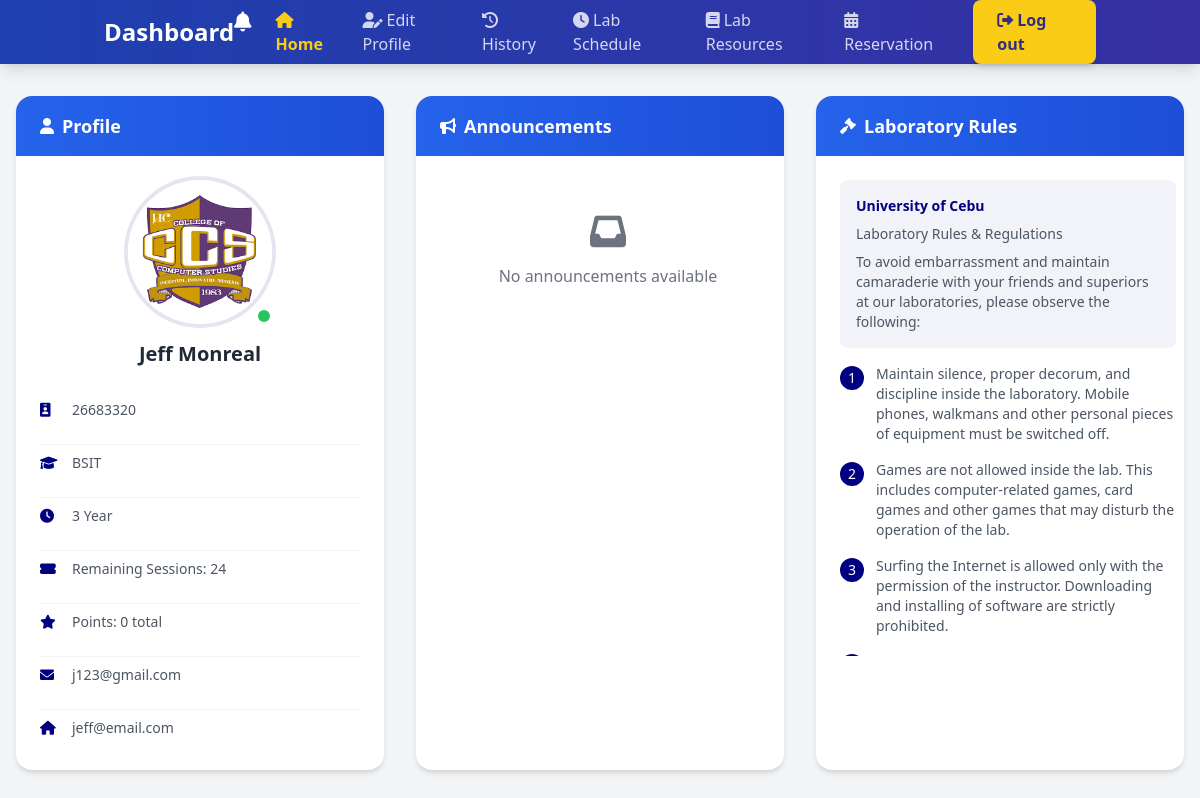
/dashboard.php (signed in), run on an earlier commit of the app's database.
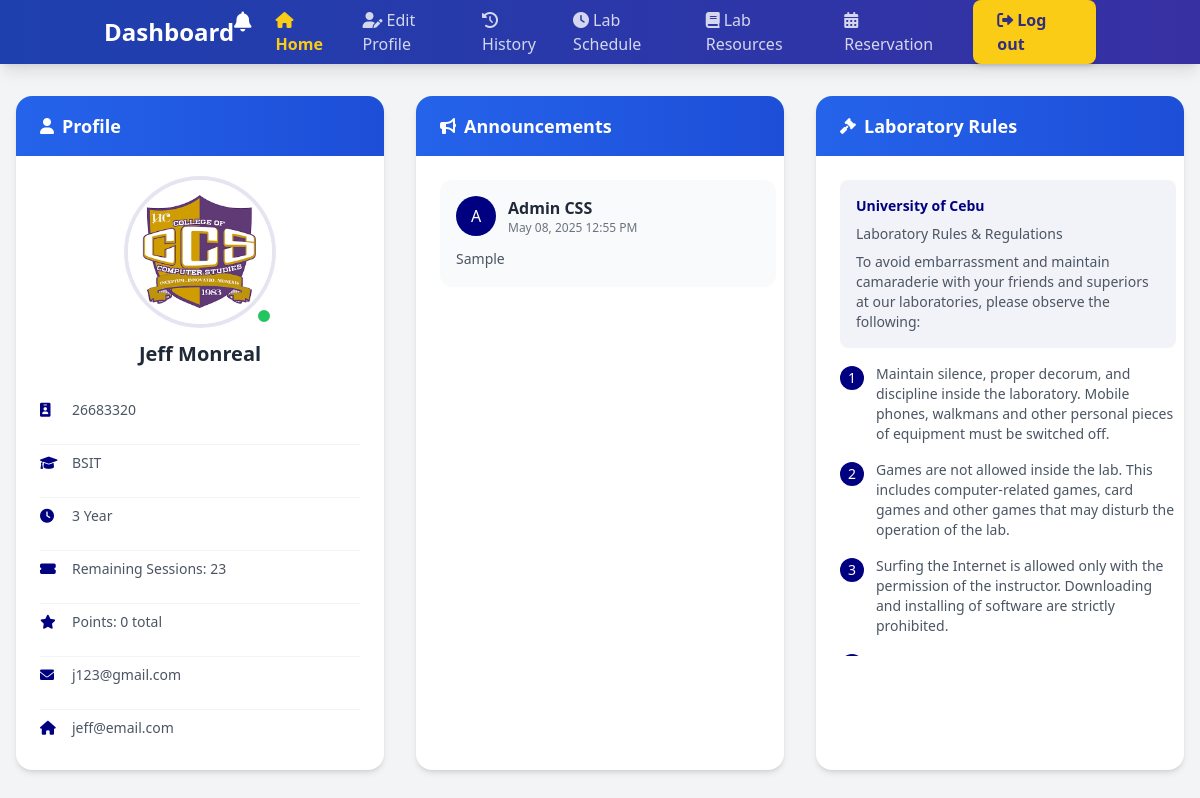
And on a later commit of the database.
### tables this page shows
CREATE TABLE `announcements` (
  `id` int(11) NOT NULL,
  `admin_username` varchar(50) NOT NULL,
  `content` text NOT NULL,
  `date_posted` datetime DEFAULT current_timestamp()
);

CREATE TABLE `users` (
  `ID` int(11) NOT NULL,
  `ID_NUMBER` int(11) NOT NULL,
  `LASTNAME` varchar(50) NOT NULL,
  `FIRSTNAME` varchar(50) NOT NULL,
  `MIDDLENAME` varchar(50) DEFAULT NULL,
  `COURSE` varchar(100) DEFAULT NULL,
  `YEAR` int(11) DEFAULT NULL,
  `USERNAME` varchar(50) NOT NULL,
  `PASSWORD` varchar(100) NOT NULL,
  `EMAIL` varchar(100) NOT NULL,
  `ADDRESS` varchar(30) DEFAULT NULL,
  `SESSION` int(11) DEFAULT 30,
  `IMAGE` varchar(100) DEFAULT NULL,
  `CREATED_AT` timestamp NOT NULL DEFAULT current_timestamp(),
  `user_type` enum('student','admin') NOT NULL DEFAULT 'student',
  `POINTS` int(11) DEFAULT 0
);

### dashboard.php (the view, shortened to what the changed rows need)
<?php
$host = 'localhost';
$username = 'root';
$password = '';
$dbname = 'ccs-sit-in';
$conn = new mysqli($host, $username, $password, $dbname);
$user = $_SESSION['username'];
$stmt = $conn->prepare("SELECT u.ID_NUMBER, u.LASTNAME, u.FIRSTNAME, u.MIDDLENAME, u.COURSE, u.YEAR, u.EMAIL, u.ADDRESS, u.IMAGE, u.SESSION,
    COALESCE((SELECT SUM(points_earned) FROM points WHERE student_id = u.ID), 0) as total_points
    FROM users u WHERE u.USERNAME = ?");
$stmt->bind_param("s", $user);
$stmt->execute();
$stmt->bind_result($IDNO, $lName, $fName, $MdName, $Course, $Yrlevel, $email, $address, $profile_image, $session, $points);
$announcements_query = $conn->query("
    SELECT a.*, u.FIRSTNAME, u.LASTNAME
    FROM announcements a
    LEFT JOIN users u ON a.admin_username = u.USERNAME
    ORDER BY a.date_posted DESC
");
?>
<!DOCTYPE html>
<html lang="en">
<head>
    <script src="https://cdn.tailwindcss.com"></script>
    <link href="https://cdnjs.cloudflare.com/ajax/libs/font-awesome/6.0.0-beta3/css/all.min.css" rel="stylesheet">
</head>
<body class="bg-gray-100 min-h-screen">
    <header class="bg-gradient-to-r from-blue-800 to-indigo-800 shadow-lg">
        <div class="container mx-auto px-4">
            <nav class="flex items-center justify-between h-16">
                <h2 class="text-2xl font-bold text-white">Dashboard</h2>
            </nav>
        </div>
    </header>
    <main class="container mx-auto px-4 py-8 max-w-7xl">
        <div class="grid grid-cols-1 lg:grid-cols-3 gap-8">
            <div class="bg-white rounded-2xl shadow-md hover:shadow-xl transition-shadow duration-300">
                <div class="p-6 rounded-b-2xl">
                    <div class="flex flex-col items-center">
                        <div class="space-y-4 w-full text-sm divide-y divide-gray-100">
                            <div class="flex items-center py-2">
                                <i class="fas fa-ticket-alt w-5 text-navy-800"></i>
                                <span class="text-gray-600 ml-3">Remaining Sessions: <?php echo htmlspecialchars($session); ?></span>
                            </div>
                        </div>
                    </div>
                </div>
            </div>
            <div class="bg-white rounded-2xl shadow-md hover:shadow-xl transition-shadow duration-300">
                <div class="p-6 max-h-[500px] overflow-y-auto pr-2 rounded-b-2xl">
                    <?php if ($announcements_query->num_rows > 0): ?>
                        <?php while($announcement = $announcements_query->fetch_assoc()): ?>
                            <div class="mb-6 bg-gray-50 rounded-xl p-4 last:mb-0">
                                <div class="flex items-center mb-3">
                                    <div class="w-10 h-10 bg-navy-800 rounded-full flex items-center justify-center text-white">
                                        <?php echo strtoupper(substr($announcement['FIRSTNAME'], 0, 1)); ?>
                                    </div>
                                    <div class="ml-3">
                                        <p class="font-semibold text-gray-800">
                                            <?php echo htmlspecialchars($announcement['FIRSTNAME'] . ' ' . $announcement['LASTNAME']); ?>
                                        </p>
                                        <p class="text-xs text-gray-500">
                                            <?php echo date('F d, Y h:i A', strtotime($announcement['date_posted'])); ?>
                                        </p>
                                    </div>
                                </div>
                                <p class="text-gray-600 text-sm leading-relaxed">
                                    <?php echo nl2br(htmlspecialchars($announcement['content'])); ?>
                                </p>
                            </div>
                        <?php endwhile; ?>
                    <?php else: ?>
                        <div class="text-center py-8 text-gray-500">
                            <i class="fas fa-inbox text-4xl mb-3"></i>
                            <p>No announcements available</p>
                        </div>
                    <?php endif; ?>
                </div>
            </div>
        </div>
    </main>
</body>
</html>

What changed in the data, as far as the page shows it:
added announcements: users.FIRSTNAME "A", users.FIRSTNAME+LASTNAME "Admin CSS", date_posted "May 08, 2025 12:55 PM", content "Sample"
Also different on the page:
$session: "24" → "23"
text no longer shown: "No announcements available"
